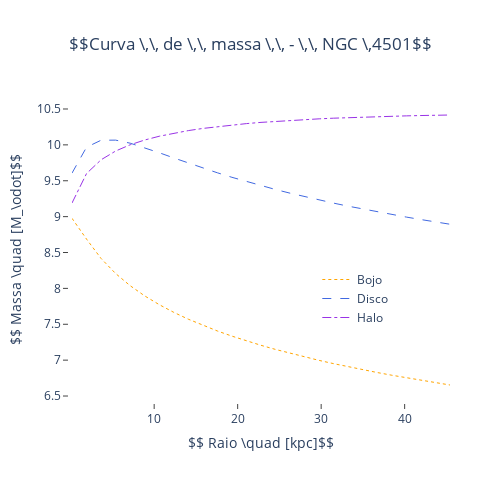

The cell this chart's notebook holds for it:
### Code cell
fig = go.Figure()

fig.add_trace(go.Scatter(x = xdata, y = np.log10(distribuicao_bojo/massa_solar),line=dict(color='rgba(255,165,0, 1)',
                   width=1, dash='dot'), mode = 'lines',
                   marker = dict(symbol = 'circle-dot', size=3, color = 'rgba(255,165,0, 1)'),
                   name = 'Bojo'))


fig.add_trace(go.Scatter(x = xdata, y = np.log10(distribuicao_disk/massa_solar),line=dict(color='royalblue', width=1, 
                   dash='dash'), mode = 'lines',
                   marker = dict(symbol = 'circle-dot', size=3, color = 'rgba(8, 0, 246, 0.8)'),
                   name = 'Disco'))

fig.add_trace(go.Scatter(x = xdata, y = np.log10(distribuicao_halo/massa_solar),line=dict(color = 'rgba(153, 51, 230, 1.0)', width=1, 
                   dash='dashdot'), mode = 'lines',
                   marker = dict(symbol = 'circle-dot', size=3, color = 'rgba(153, 51, 153, 1.0)'),
                   name = 'Halo'))


fig.update_layout(paper_bgcolor='rgba(255,255,255,1)', plot_bgcolor='rgba(255,255,255,1)')

fig.update_layout(legend=dict(
    yanchor="top",
    y=0.45,
    xanchor="right",
    x=0.85
))

fig.update_xaxes(showgrid=False)
fig.update_yaxes(showgrid=False)

fig.update_layout(title = dict(text = "$$Curva \,\, de \,\, massa \,\, - \,\, NGC \,4501$$",x = .5), 
                  xaxis = dict(title = '$$ Raio \quad [kpc]$$'),
                  yaxis = dict(title = '$$ Massa \quad [M_\odot]$$'))

fig.update_layout(
    autosize=False,
    width=500,
    height=500,
    margin=dict(
        l=50,
        r=50,
        b=100,
        t=100,
        pad=4
    ),
    paper_bgcolor='rgba(255,255,255,1)', plot_bgcolor='rgba(255,255,255,1)')

fig.update_xaxes(showline=True, linewidth=0.005, linecolor='black',ticks="outside")
fig.update_yaxes(showline=True, linewidth=0.005, linecolor='black',ticks="outside")


# with open("NGC4579 RC.html", "w") as f:
#     f.write(fig.to_html())

### Figure 1 — Plotly figure (JSON) as saved in the notebook; plotly's stock layout.template omitted (floating-point values rounded to 4 significant figures)
{"data": [{"line": {"color": "rgba(255,165,0, 1)", "dash": "dot", "width": 1}, "marker": {"color": "rgba(255,165,0, 1)", "size": 3, "symbol": "circle-dot"}, "mode": "lines", "name": "Bojo", "type": "scatter", "x": [0.1583, 1.9, 3.641, 5.382, 7.123, 8.865, 10.61, 12.35, 14.09, 15.83, 17.57, 19.31, 21.05, 22.8, 24.54, 26.28, 28.02, 29.76, 31.5, 33.24, 34.98, 36.73, 38.47, 40.21, 41.95, 43.69, 45.43, 47.17], "y": [8.976, 8.687, 8.417, 8.207, 8.038, 7.895, 7.773, 7.666, 7.571, 7.485, 7.406, 7.335, 7.268, 7.207, 7.149, 7.095, 7.044, 6.996, 6.951, 6.908, 6.867, 6.827, 6.79, 6.754, 6.719, 6.686, 6.654]}, {"line": {"color": "royalblue", "dash": "dash", "width": 1}, "marker": {"color": "rgba(8, 0, 246, 0.8)", "size": 3, "symbol": "circle-dot"}, "mode": "lines", "name": "Disco", "type": "scatter", "x": [0.1583, 1.9, 3.641, 5.382, 7.123, 8.865, 10.61, 12.35, 14.09, 15.83, 17.57, 19.31, 21.05, 22.8, 24.54, 26.28, 28.02, 29.76, 31.5, 33.24, 34.98, 36.73, 38.47, 40.21, 41.95, 43.69, 45.43, 47.17], "y": [9.606, 9.968, 10.06, 10.07, 10.02, 9.961, 9.89, 9.818, 9.746, 9.677, 9.611, 9.548, 9.488, 9.432, 9.378, 9.327, 9.278, 9.232, 9.188, 9.146, 9.105, 9.066, 9.029, 8.994, 8.959, 8.926, 8.894]}, {"line": {"color": "rgba(153, 51, 230, 1.0)", "dash": "dashdot", "width": 1}, "marker": {"color": "rgba(153, 51, 153, 1.0)", "size": 3, "symbol": "circle-dot"}, "mode": "lines", "name": "Halo", "type": "scatter", "x": [0.1583, 1.9, 3.641, 5.382, 7.123, 8.865, 10.61, 12.35, 14.09, 15.83, 17.57, 19.31, 21.05, 22.8, 24.54, 26.28, 28.02, 29.76, 31.5, 33.24, 34.98, 36.73, 38.47, 40.21, 41.95, 43.69, 45.43, 47.17], "y": [9.19, 9.601, 9.792, 9.914, 10.0, 10.07, 10.12, 10.16, 10.2, 10.23, 10.25, 10.28, 10.3, 10.31, 10.33, 10.34, 10.35, 10.36, 10.37, 10.38, 10.39, 10.39, 10.4, 10.4, 10.41, 10.41, 10.42]}], "layout": {"autosize": false, "height": 500, "legend": {"x": 0.85, "xanchor": "right", "y": 0.45, "yanchor": "top"}, "margin": {"b": 100, "l": 50, "pad": 4, "r": 50, "t": 100}, "paper_bgcolor": "rgba(255,255,255,1)", "plot_bgcolor": "rgba(255,255,255,1)", "title": {"text": "$$Curva \\,\\, de \\,\\, massa \\,\\, - \\,\\, NGC \\,4501$$", "x": 0.5}, "width": 500, "xaxis": {"linecolor": "black", "linewidth": 0.005, "showgrid": false, "showline": true, "ticks": "outside", "title": {"text": "$$ Raio \\quad [kpc]$$"}}, "yaxis": {"linecolor": "black", "linewidth": 0.005, "showgrid": false, "showline": true, "ticks": "outside", "title": {"text": "$$ Massa \\quad [M_\\odot]$$"}}}}
